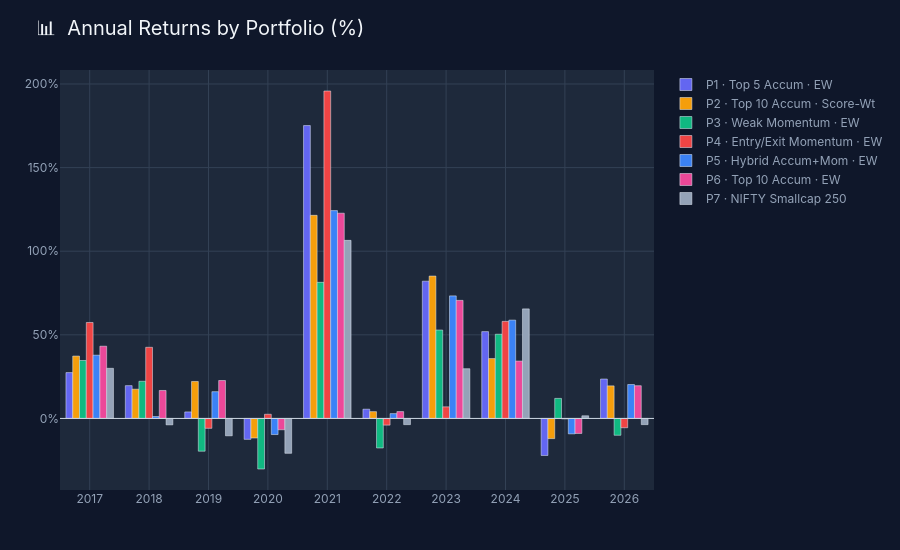

The code cell stored with this chart in its notebook:
### Markdown cell above
## 4. Annual Returns — Grouped Bar Chart

### Code cell
fig = go.Figure()

for p in portfolios:
    fig.add_trace(go.Bar(
        x=[str(y) for y in years],
        y=ret_df[p],
        name=PORT_LABELS[p],
        marker_color=COLORS[p],
        hovertemplate=f'<b>{PORT_LABELS[p]}</b><br>%{{x}}: %{{y:.1f}}%<extra></extra>'
    ))

# Zero line
fig.add_hline(y=0, line_color='#CBD5E1', line_width=1)

layout = dark_layout('📊  Annual Returns by Portfolio (%)', h=550)
layout['barmode'] = 'group'
layout['yaxis']['ticksuffix'] = '%'
fig.update_layout(**layout)
fig.show()

### Figure 1 — Plotly figure (JSON) as saved in the notebook; plotly's stock layout.template omitted (floating-point values rounded to 4 significant figures)
{"data": [{"hovertemplate": "<b>P1 · Top 5 Accum · EW</b><br>%{x}: %{y:.1f}%<extra></extra>", "marker": {"color": "#6366F1"}, "name": "P1 · Top 5 Accum · EW", "type": "bar", "x": ["2017", "2018", "2019", "2020", "2021", "2022", "2023", "2024", "2025", "2026"], "y": [27.43, 19.62, 3.9, -12.5, 175.2, 5.54, 82.09, 51.93, -22.14, 23.57]}, {"hovertemplate": "<b>P2 · Top 10 Accum · Score-Wt</b><br>%{x}: %{y:.1f}%<extra></extra>", "marker": {"color": "#F59E0B"}, "name": "P2 · Top 10 Accum · Score-Wt", "type": "bar", "x": ["2017", "2018", "2019", "2020", "2021", "2022", "2023", "2024", "2025", "2026"], "y": [37.3, 17.5, 22.12, -11.69, 121.5, 4.07, 85.16, 35.81, -12.06, 19.49]}, {"hovertemplate": "<b>P3 · Weak Momentum · EW</b><br>%{x}: %{y:.1f}%<extra></extra>", "marker": {"color": "#10B981"}, "name": "P3 · Weak Momentum · EW", "type": "bar", "x": ["2017", "2018", "2019", "2020", "2021", "2022", "2023", "2024", "2025", "2026"], "y": [34.66, 22.23, -19.59, -30.23, 81.4, -17.66, 52.87, 50.36, 11.99, -10.06]}, {"hovertemplate": "<b>P4 · Entry/Exit Momentum · EW</b><br>%{x}: %{y:.1f}%<extra></extra>", "marker": {"color": "#EF4444"}, "name": "P4 · Entry/Exit Momentum · EW", "type": "bar", "x": ["2017", "2018", "2019", "2020", "2021", "2022", "2023", "2024", "2025", "2026"], "y": [57.4, 42.55, -5.9, 2.51, 195.8, -4.0, 6.94, 58.05, -0.27, -5.55]}, {"hovertemplate": "<b>P5 · Hybrid Accum+Mom · EW</b><br>%{x}: %{y:.1f}%<extra></extra>", "marker": {"color": "#3B82F6"}, "name": "P5 · Hybrid Accum+Mom · EW", "type": "bar", "x": ["2017", "2018", "2019", "2020", "2021", "2022", "2023", "2024", "2025", "2026"], "y": [37.83, 1.15, 16.01, -9.62, 124.3, 2.89, 73.29, 58.8, -9.21, 20.29]}, {"hovertemplate": "<b>P6 · Top 10 Accum · EW</b><br>%{x}: %{y:.1f}%<extra></extra>", "marker": {"color": "#EC4899"}, "name": "P6 · Top 10 Accum · EW", "type": "bar", "x": ["2017", "2018", "2019", "2020", "2021", "2022", "2023", "2024", "2025", "2026"], "y": [43.2, 16.73, 22.69, -6.75, 122.7, 4.1, 70.61, 34.31, -8.97, 19.57]}, {"hovertemplate": "<b>P7 · NIFTY Smallcap 250</b><br>%{x}: %{y:.1f}%<extra></extra>", "marker": {"color": "#94A3B8"}, "name": "P7 · NIFTY Smallcap 250", "type": "bar", "x": ["2017", "2018", "2019", "2020", "2021", "2022", "2023", "2024", "2025", "2026"], "y": [29.98, -3.83, -10.38, -20.85, 106.5, -3.7, 29.74, 65.52, 1.59, -3.69]}], "layout": {"barmode": "group", "font": {"color": "#94A3B8", "family": "Inter, sans-serif", "size": 12}, "height": 550, "hovermode": "x unified", "legend": {"bgcolor": "rgba(0,0,0,0)", "bordercolor": "#334155", "font": {"color": "#94A3B8"}}, "margin": {"b": 60, "l": 60, "r": 30, "t": 70}, "paper_bgcolor": "#0F172A", "plot_bgcolor": "#1E293B", "shapes": [{"line": {"color": "#CBD5E1", "width": 1}, "type": "line", "x0": 0, "x1": 1, "xref": "x domain", "y0": 0, "y1": 0, "yref": "y"}], "title": {"font": {"color": "#F1F5F9", "family": "Inter, sans-serif", "size": 20}, "text": "📊  Annual Returns by Portfolio (%)", "x": 0.04}, "xaxis": {"gridcolor": "#334155", "showline": false, "tickfont": {"color": "#94A3B8"}, "zeroline": false}, "yaxis": {"gridcolor": "#334155", "showline": false, "tickfont": {"color": "#94A3B8"}, "ticksuffix": "%", "zeroline": false}}}
